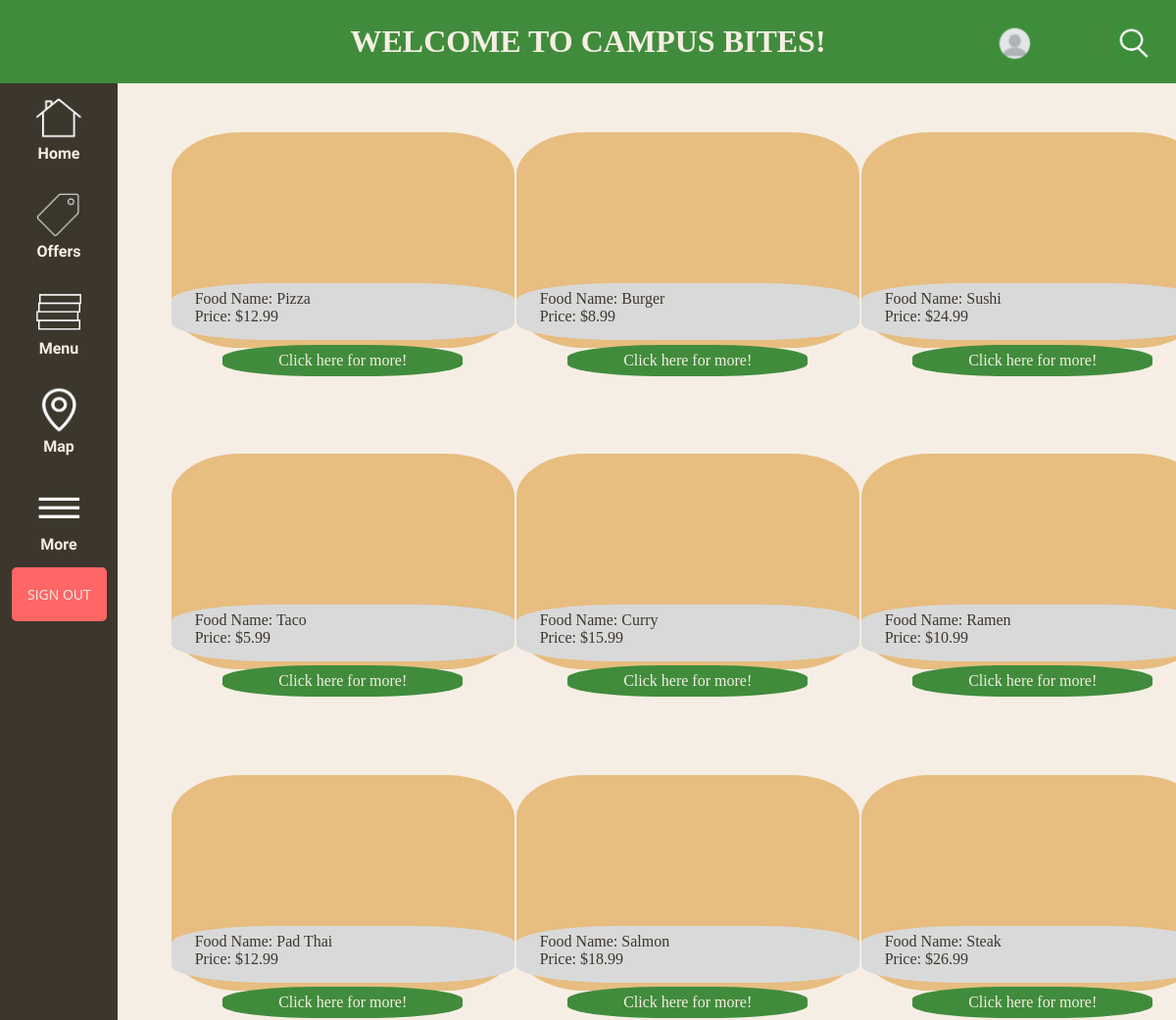
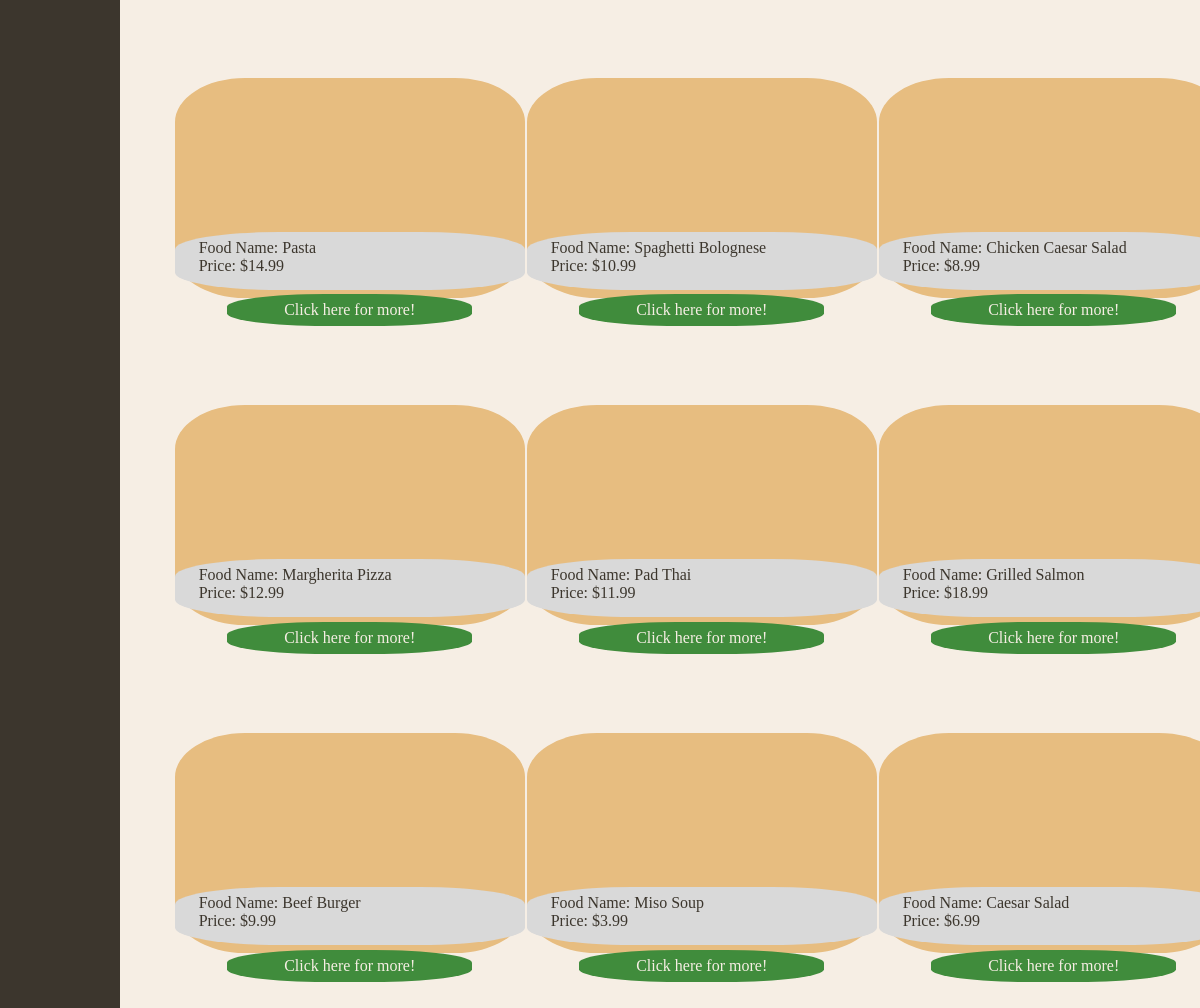
The app's page / (signed in) with its own data (2 pictures, top to bottom).
### listing/models.py (models this page shows, shortened)
class Food(models.Model):
    name = models.TextField()
    description = models.TextField()
    price = models.FloatField()
    _tags = models.TextField(default='')

### listing/views.py (the view)
# urls.py: path('', views.listing, name='listing'),
def listing(request):
    if not request.user.is_authenticated:
        print('User is not logged in')
        return redirect('/auth/')
    foods = Food.objects.all()
    total = [foods[food_stop - 3:food_stop:] for food_stop in range(3, len(foods), 3)]
    context = {
        "foods": total
    }
    return render(request, 'listing.html', context)

### listing/templates/listing.html (shortened to what this page needs)
<!DOCTYPE html>
{% load static %}
<html lang="en">
<head>
    <link rel="stylesheet" href="{% static 'css/styles.css' %}">
</head>
<body>
<header>
    <h1>WELCOME TO CAMPUS BITES!</h1>
    <a class="search-icon" onclick="menu()">
        <div id="icon"><img src="{% static 'images/search.jpeg' %}" alt="" style="width:100%"></div>
    </a>
    <a class="profile-icon" onclick="menu()">
        <div id="icon"><img src="{% static 'images/icon.jpeg' %}" alt="" style="width:100%"></div>
        <div class="firstname">
        </div>
    </a>
</header>
<main>
    <div class="tabdesk">
        <nav>
            <ul>
                <li><a href=""><img src="{% static 'images/home.jpeg' %}" alt="" style="width:50%">
                    <figcaption>Home</figcaption>
                </a></li>
                <li><a href="offers.html"><img src="{% static 'images/offers.jpeg' %}" alt="" style="width:50%">
                    <figcaption>Offers</figcaption>
                </a></li>
                <li><a href="menu.html"><img src="{% static 'images/menu.jpeg' %}" alt="" style="width:50%">
                    <figcaption>Menu</figcaption>
                </a></li>
                <li><a href="map.html"><img src="{% static 'images/map.jpeg' %}" alt="" style="width:50%">
                    <figcaption>Map</figcaption>
                </a></li>
                <li><a href="more.html"><img src="{% static 'images/more.jpeg' %}" alt="" style="width:50%">
                    <figcaption>More</figcaption>
                </a></li>
                <li>
                    <button type="submit" class="sign-out-button"><a href="/auth/signout/">Sign Out</a></button>
                </a></li>
            </ul>
        </nav>
    </div>
    <table>
        {% for food_list in foods %}
        <tr>
            {% for food in food_list %}
            <td>
                <div class="square">
                    <figcaption class="tbgray">
                        &nbsp;&nbsp;&nbsp;&nbsp;&nbsp;&nbsp;Food Name: {{ food.name }}<br> &nbsp;&nbsp;&nbsp;&nbsp;&nbsp;&nbsp;Price:
                        ${{ food.price }}
                    </figcaption>
                    <figcaption class="tbgreen">
                        Click here for more!
                    </figcaption>
                </div>
            </td>
            {% endfor %}
        </tr>
        {% endfor %}
    </table>
</main>
</body>
</html>

### listing/static/css/styles.css (style rules this page uses)
body, header, nav, main, footer, img, h1, h2 { margin: 0; padding: 0; border: 0; }
.tabdesk, #nav-links,.search-icon { display: none; }
table { color: #f6eee4; margin-left: 10%; width: 85%; padding-top: 6.7%; }
td { padding: 5%; }
.square { height: 220px; width: 350px; background-color: #E7BD80; border-radius: 20%; }
.tbgray { background-color: #D9D9D9; color: #3c362d; position: relative; top: 70%; height: 20%; border-radius: 30%; width: 100%; padding-top: 2%; padding-bottom: 2%; }
.tbgreen { text-align: center; background-color: #408c3c; position: relative; top: 72%; width: 70%; margin-left: 15%; border-radius: 40%; padding-top: 2%; padding-bottom: 2%; }
header { text-align: center; font-size: 1em; background-color: #408c3c; padding-top: 2%; padding-bottom: 2%; width: 100%; position: fixed; z-index: 5; }
body { background-color: #f6eee4; color: #f6eee4; }
main li { font-size: 20px; }
.profile-icon { display: block; position: absolute; right: 10%; top: 0; color: #f6eee4; padding: 2%; }
.profile-icon div { height: 40px; width: 40px; color: #f6eee4; }
.firstname { color: white; text-shadow: 1px 1px black; }
@media screen and (min-width: 620px) { .tabdesk { display: inline; } }
@media screen and (min-width: 620px) { .search-icon { display: block; position: absolute; right: 0; top: 0; color: #f6eee4; padding: 2%; } }
@media screen and (min-width: 620px) { .search-icon div { height: 40px; width: 40px; color: #f6eee4; } }
@media screen and (min-width: 620px) { .profile-icon { display: block; position: absolute; right: 10%; top: 0; color: #f6eee4; padding: 2%; } }
@media screen and (min-width: 620px) { .profile-icon div { height: 40px; width: 40px; color: #f6eee4; } }
@media screen and (min-width: 620px) { nav li a { display: inline-block; color: #f6eee4; padding-top: 50%; padding-bottom: 50%; text-decoration: none; } }
@media screen and (min-width: 620px) { nav ul { text-align: center; background-color: #3c362d; margin: 0; margin-right: 1%; margin-top: 6.7%; padding: 0; width: 10%; height: 100%; position: fixed; overflow: auto; } }
@media screen and (min-width: 620px) { nav li { display: block; font-size: 100%; padding-left: 10%; padding-right: 10%; white-space: nowrap; font-family: 'Nanum Myeongjo', serif; font-weight: bold; } }
@media screen and (min-width: 620px) { .sign-out-button { background-color: #ff6666; border: none; border-radius: 5px; color: #ffffff; cursor: pointer; font-family: 'Open Sans', sans-serif; font-size: 14px; padding: 8px 16px; text-align: center; text-decoration: none; text-transform: uppercase; transition: background-color 0.3s ease; } }
@media screen and (min-width: 1000px) { .tabdesk { display: inline; } }
@media screen and (min-width: 1000px) { nav li { display: block; font-size: 1em; white-space: nowrap; font-family: 'Nanum Myeongjo', serif; font-weight: bold; } }
@media screen and (min-width: 1000px) { nav li a { display: inline-block; color: #f6eee4; padding-top: 15%; padding-bottom: 15%; text-decoration: none; } }

### records on screen
Food: name "Pizza", price "12.99"
Food: name "Burger", price "8.99"
Food: name "Sushi", price "24.99"
Food: name "Taco", price "5.99"
Food: name "Curry", price "15.99"
Food: name "Ramen", price "10.99"
Food: name "Pad Thai", price "12.99"
Food: name "Salmon", price "18.99"
Food: name "Steak", price "26.99"
Food: name "Pasta", price "14.99"
Food: name "Spaghetti Bolognese", price "10.99"
Food: name "Chicken Caesar Salad", price "8.99"
Food: name "Margherita Pizza", price "12.99"
Food: name "Pad Thai", price "11.99"
Food: name "Grilled Salmon", price "18.99"
Food: name "Beef Burger", price "9.99"
Food: name "Miso Soup", price "3.99"
Food: name "Caesar Salad", price "6.99"
